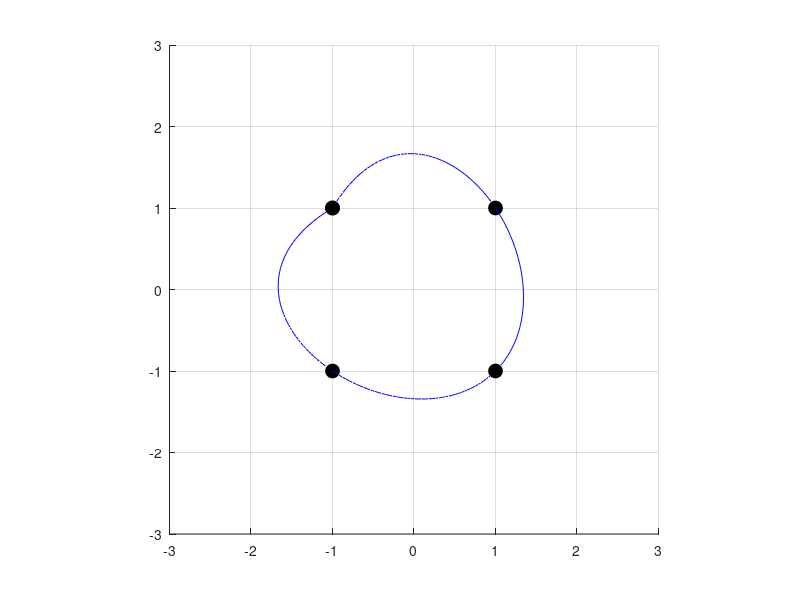

Source code (MATLAB):
% Lagranzo_interpoliavimas_parametrinis_3D
% Pele valdomos interpoliavimo tasku padetys

function main
clc,close all,clear all 
hL=[]; % busimu objektu valdikliu masyvas
f=figure; hold on; grid on

X=[-1  1  1  -1 -1 ]
Y=[ 1  1 -1  -1  1 ]
Z=[ 1  -1 1  -1  1 ]
nP=length(X);

if 1      % parametru reiksmes yra atstumai tarp interpoliavimo tasku
    t(1)=0; for i=2:nP, t(i)=t(i-1)+norm([X(i) Y(i) Z(i)]-[X(i-1) Y(i-1) Z(i-1)]); end
else
    t=[ 0  1  2   3  4 ]; % parametru reiksmes priskiriamos laisvai    
end
t


NN=200;
ttt=[min(t):(max(t)-min(t))/NN:max(t)];

figure(1);axis([-3,3,-3,3,-3,3]);axis equal;hold on;

% vaizduojame duotus taskus
for i=1:nP, h(i)=plot3(X(i), Y(i), Z(i),'ko','MarkerFaceColor','k',...
        'ButtonDownFcn',@startDragFcn,'MarkerSize',10); end
    % tasku objektu valdikliai issaugomi masyve h;
    % funkcijoje startDragFcn nurodoma, ka reikia atlikti, kai peles
    % klavisa paspaudziame jai esant ties sukurtu grafiniu objektu h(i) 

set(f,'WindowButtonUpFcn',@stopDragFcn); % funkcijoje stopDragFcn nurodoma, ka reikia  atlikti,
                                         % kai atleidziame peles klavisa  
Lagranzo_parametrinis_interpoliavimas(X,Y,Z,t,ttt);  % interpoliuojame pagal ivestus taskus ir 
                                                     % nubraizome pradine kreive  
                                                   
%************************************************************************   
% Toliau programa laukia pertraukimo nuo peles klaviso, kuris inicijuja 
% startDragFcn arba stopDragFcn vykdyma. Jos savo ruoztu peles judesi susieja arba atsieja 
% su draggingFcn
%************************************************************************
                                                   
%-----------  vidines funkcijos ------------------
%  jos aprasomos anksciau, nei sutinkamas pagrindines funkcijos "end",
%  todel visi pagrindineje funkcijoje naudojami kintamieji matomi taip pat
%  ir vidinese funkcijose

function startDragFcn(varargin)  % apraso, kas atliekama, kai paspaudziamas kairys peles klavisas
    set(gcf, 'WindowButtonMotionFcn',@draggingFcn); % nurodo funkcija, kuria reikia nuolat kviesti pelei judant
end

function draggingFcn(varargin)   % apraso, kas atliekama, kai pakinta pele valdomo objekto padetis
    pt=get(gca,'Currentpoint');  % perskaitoma nauja padetis
    set(gco,'xData',pt(1,1),'yData',pt(1,2),'zData',pt(1,3)); % pakeiciamos objekto koordinates
    % nustatome su kuriuo valdikliu susieta objekta judiname, ir pakeiciame to tasko koordinates
    % interpoliavimo tasku masyvuose X ir Y:
    X(find(gco == h))=pt(1,1); Y(find(gco == h))=pt(1,2); Z(find(gco == h))=pt(1,3);
    % kvieciame savo sukurta funkcija interpoliuojanciai kreivei apskaiciuoti: 
    Lagranzo_parametrinis_interpoliavimas(X,Y,Z,t,ttt);
end

function stopDragFcn(varargin) % apraso, kas atliekama, kai atleidziamas kairys peles klavisas
    set(gcf, 'WindowButtonMotionFcn','');% nurodo, kad atleidus peles klavisa peles judejimas nebeturi kviesti funkcijos
end

function Lagranzo_parametrinis_interpoliavimas(X,Y,Z,t,ttt)
    n=length(X);
    FX=0;FY=0;FZ=0;
    for j=1:n
        L=Lagranzo_polinomas(t,n,j,ttt);
        FX=FX+L*X(j); FY=FY+L*Y(j); FZ=FZ+L*Z(j);
    end
    if ~isempty(hL), delete(hL); end
    hL=plot3(FX,FY,FZ,'b-');
return
end

function L=Lagranzo_polinomas(X,n,j,x)
    L=1;
    for k=1:n, if k ~= j, L=L.*(x-X(k))/(X(j)-X(k)); end, end
        % polinomo reiksmes apskaiciuojamos kiekviename braizymo taske,
        % pagal masyvo x koordinates:
return
end

end   % Sis end uzbaigia pagrindine funkcija